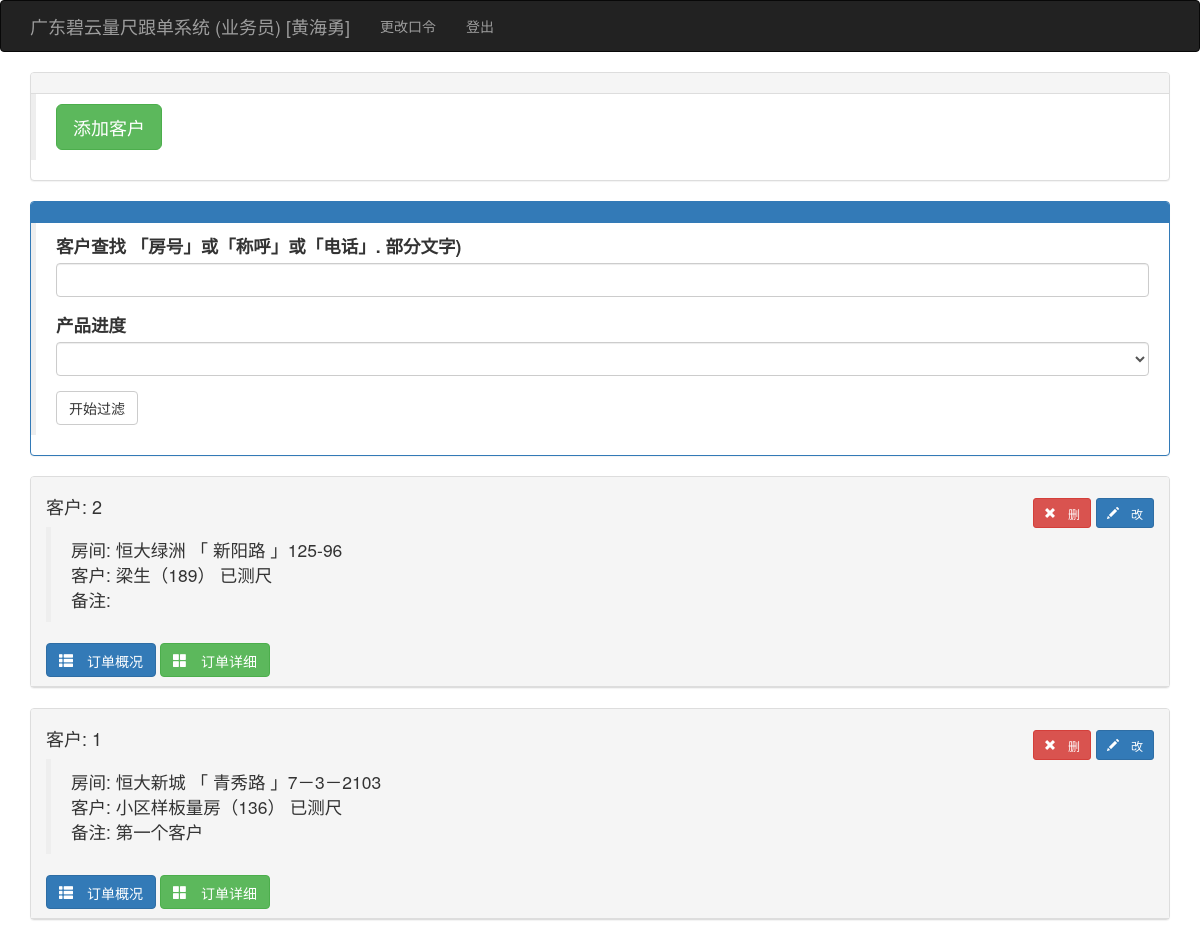
Page /kehulist (signed in) on the committed database.
### app/models.py (models this page shows, shortened)
class User(UserMixin, db.Model):
    __tablename__ = 'users'
    id = db.Column(db.Integer, primary_key=True)
    user = db.Column(db.String(64), unique=True, index=True)
    pin = db.Column(db.String(64))
    username = db.Column(db.String(64))
    tel = db.Column(db.String(32))
    role = db.Column(db.String(64))
    isuse = db.Column(db.Boolean, default=False)
    beizhu = db.Column(db.String(64))
    kehus = db.relationship('Kehu', backref='user', lazy='dynamic')
    @login_manager.user_loader
    def load_user(user_id):
        return User.query.get(int(user_id))

class Kehu(db.Model):
    __tablename__ = 'kehus'
    id = db.Column(db.Integer, primary_key=True)
    user_id = db.Column(db.Integer, db.ForeignKey('users.id'))
    xiaoqu_id = db.Column(db.Integer, db.ForeignKey('xiaoqus.id'))
    fangjian = db.Column(db.String(64))
    chenghu = db.Column(db.String(64))
    tel = db.Column(db.String(64))
    zje = db.Column(db.Float)
    beizhu = db.Column(db.String(64))
    status = db.Column(db.Integer, default=1)  # 1已测尺、2已下单、3已安装、4已清款
    time0 = db.Column(db.DateTime(), default=datetime.utcnow)
    time1 = db.Column(db.DateTime())
    time2 = db.Column(db.DateTime())
    time3 = db.Column(db.DateTime())
    dingdans = db.relationship('Dingdan', backref='kehu', lazy='dynamic')

class Xiaoqu(db.Model):
    __tablename__ = 'xiaoqus'
    id = db.Column(db.Integer, primary_key=True)
    xiaoqu = db.Column(db.String(64), unique=True, index=True)
    dizhi = db.Column(db.String(100))
    beizhu = db.Column(db.String(128))
    kehus = db.relationship('Kehu', backref='xiaoqu', lazy='dynamic')

### app/main/views.py (the view)
@main.route('/kehulist', methods=['GET', 'POST'])
@login_required
def kehulist():
    if current_user.role != '业务员':
        return redirect(url_for('main.index'))
    form = FindkhForm()
    user = current_user._get_current_object()
    if form.validate_on_submit():
        session['infostring'] = form.infostring.data
        session['status'] = form.status.data
        return redirect(url_for('main.kehulist'))
    if session.get('infostring') != None:
        infostring = '%' + session.get('infostring') + '%'
    else:
        infostring = '%'
    prewhere = session.get('infostring')
    status = session.get('status', 0)
    kehus = Kehu.query.filter(Kehu.user == current_user._get_current_object()).filter(
        or_(Kehu.fangjian.like(infostring), Kehu.chenghu.like(infostring),
            Kehu.tel.like(infostring))).order_by(Kehu.id.desc())  # .order_by(Guke.outtime.desc())
    form.infostring.data = session.get('infostring', '')
    form.status.data = status
    return render_template('kehulist.html', kehus=kehus, form=form, prewhere=prewhere, status=status)  # ,

### app/main/forms.py
class FindkhForm(FlaskForm):
    infostring = StringField('客户查找 「房号」或「称呼」或「电话」. 部分文字)')
    status = SelectField('产品进度', coerce=int)
    submit = SubmitField('开始过滤')
    def __init__(self, *args, **kwargs):
        super(FindkhForm, self).__init__(*args, **kwargs)
        self.status.choices = [(0, ''), (1, '已量尺'), (2, '已下单'), (3, '已订货'), (4, '已入库'), (5, '已发货'), (6, '已收货'),
                               (7, '安装中'), (8, '安装完成'), (9, '已清款')]

### app/templates/kehulist.html (shortened to what this page needs)
{% extends "base.html" %}
{% import "bootstrap/wtf.html" as wtf %}
{% block page_content %}
    <div class="panel panel-default">
        <div class="panel-heading"></div>
        <div class="post-body">
            <blockquote>
                <a class="btn btn-success btn-lg" href="{{ url_for('main.addkehu') }}">添加客户</a>
            </blockquote>
        </div>
    </div>
    <div class="panel panel-primary">
        <div class="panel-heading">
        </div>
        <div class="post-body">
            <blockquote>
                {{ wtf.quick_form(form) }}
            </blockquote>
        </div>
    </div>
    {% if status == 0 %}
        {% for kehu in kehus %}
            <div class="panel panel-default">
                <div class="panel-heading"><h4>客户: {{ kehu.id }}
                    <span class="pull-right">
                    <a class="btn btn-danger glyphicon glyphicon-remove btn-sm"
                       href="{{ url_for('main.delkehu', id=kehu.id) }}"> 删</a>
                    <a class="btn btn-primary glyphicon glyphicon-pencil btn-sm"
                       href="{{ url_for('main.editkehu', id=kehu.id) }}"> 改</a>
                    </span>
                </h4>
                    <blockquote>
                        <ul class="list-unstyled">
                            <li>房间: {{ kehu.xiaoqu.xiaoqu }} 「 {{ kehu.xiaoqu.dizhi }} 」{{ kehu.fangjian }}</li>
                            <li>客户: {{ kehu.chenghu }}（{{ kehu.tel }}）
                                {% if kehu.status == 1 %}
                                    已测尺
                                {% elif kehu.status == 2 %}
                                    已下单
                                {% elif kehu.status == 3 %}
                                    已安装
                                {% elif kehu.status == 4 %}
                                    已清款
                                {% else %}
                                    状态有误
                                {% endif %}
                            </li>
                            <li>备注: {{ kehu.beizhu }}</li>
                        </ul>
                    </blockquote>
                    <button type="button" class="btn btn-primary glyphicon glyphicon-th-list" data-toggle="collapse" data-target="#c{{ kehu.id }}">
                        订单概况
                    </button>
                        <a class="btn btn-success glyphicon glyphicon-th-large"
                           href="{{ url_for('main.showkehudd', id=kehu.id) }}"> 订单详细</a>
                </div>
            </div>
        {% endfor %}
    {% endif %}
{% endblock %}

### app/templates/base.html (shortened to what this page needs)
{% extends "bootstrap/base.html" %}
{% block head %}
{{ super() }}
<link rel="stylesheet" type="text/css" href="{{ url_for('static', filename='styles.css') }}">
{% endblock %}
{% block navbar %}
<div class="navbar navbar-inverse" role="navigation">
    <div class="container">
        <div class="navbar-header">
            <a class="navbar-brand" href="{{ url_for('main.index') }}">广东碧云量尺跟单系统 ({{ current_user.role }}) [{{ current_user.username }}] </a>
        </div>
        <div class="navbar-collapse collapse">
            <ul class="nav navbar-nav">
                {% if current_user.is_authenticated %}
                <li><a href="{{ url_for('auth.change_pin') }}">更改口令</a></li>
                <li><a href="{{ url_for('auth.logout') }}">登出</a></li>
                {% endif %}
            </ul>
        </div>
    </div>
</div>
{% endblock %}
{% block content %}
<div class="container">
    {% block page_content %}{% endblock %}
</div>
{% endblock %}

### rows in the picture
User: role "业务员", username "黄海勇"
Kehu: id "2", xiaoqu.xiaoqu "恒大绿洲", xiaoqu.dizhi "新阳路", fangjian "125-96", chenghu "梁生", tel "189", status "已测尺"
Kehu: id "1", xiaoqu.xiaoqu "恒大新城", xiaoqu.dizhi "青秀路", fangjian "7－3－2103", chenghu "小区样板量房", tel "136", status "已测尺", beizhu "第一个客户"
